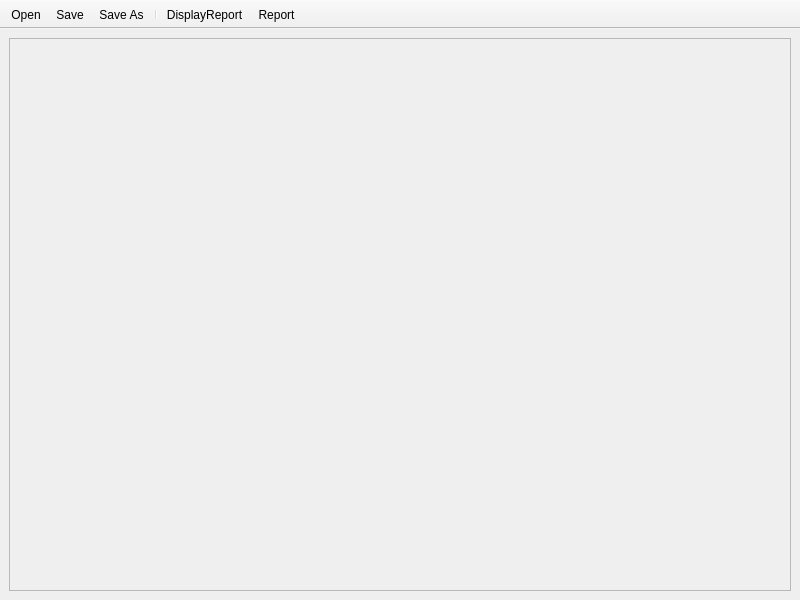
<?xml version="1.0" encoding="UTF-8"?>
<ui version="4.0">
 <class>MainWindow</class>
 <widget class="QMainWindow" name="MainWindow">
  <property name="geometry">
   <rect>
    <x>0</x>
    <y>0</y>
    <width>800</width>
    <height>600</height>
   </rect>
  </property>
  <property name="windowTitle">
   <string>MainWindow</string>
  </property>
  <widget class="QWidget" name="centralwidget">
   <layout class="QGridLayout" name="gridLayout">
    <item row="0" column="0">
     <widget class="QFrame" name="frame">
      <property name="frameShape">
       <enum>QFrame::StyledPanel</enum>
      </property>
      <property name="frameShadow">
       <enum>QFrame::Raised</enum>
      </property>
      <layout class="QHBoxLayout" name="horizontalLayout"/>
     </widget>
    </item>
   </layout>
  </widget>
  <widget class="QMenuBar" name="menubar">
   <property name="geometry">
    <rect>
     <x>0</x>
     <y>0</y>
     <width>800</width>
     <height>22</height>
    </rect>
   </property>
  </widget>
  <widget class="QToolBar" name="toolBar">
   <property name="windowTitle">
    <string>toolBar</string>
   </property>
   <property name="movable">
    <bool>false</bool>
   </property>
   <property name="iconSize">
    <size>
     <width>36</width>
     <height>36</height>
    </size>
   </property>
   <attribute name="toolBarArea">
    <enum>TopToolBarArea</enum>
   </attribute>
   <attribute name="toolBarBreak">
    <bool>false</bool>
   </attribute>
   <addaction name="actionOpen"/>
   <addaction name="actionSave"/>
   <addaction name="actionSaveAs"/>
   <addaction name="separator"/>
   <addaction name="actionDisplayReport"/>
   <addaction name="actionReport"/>
  </widget>
  <action name="actionOpen">
   <property name="icon">
    <iconset resource="resources/resource.qrc">
     <normaloff>:/icons/folder.png</normaloff>:/icons/folder.png</iconset>
   </property>
   <property name="text">
    <string>Open...</string>
   </property>
   <property name="shortcut">
    <string>Ctrl+O</string>
   </property>
  </action>
  <action name="actionSaveAs">
   <property name="icon">
    <iconset resource="resources/resource.qrc">
     <normaloff>:/icons/save_as.png</normaloff>:/icons/save_as.png</iconset>
   </property>
   <property name="text">
    <string>Save As...</string>
   </property>
   <property name="shortcut">
    <string>Ctrl+Shift+S</string>
   </property>
  </action>
  <action name="actionReport">
   <property name="icon">
    <iconset resource="resources/resource.qrc">
     <normaloff>:/icons/clock.png</normaloff>:/icons/clock.png</iconset>
   </property>
   <property name="text">
    <string>Report...</string>
   </property>
  </action>
  <action name="actionDisplayReport">
   <property name="icon">
    <iconset resource="resources/resource.qrc">
     <normaloff>:/icons/clock_show.png</normaloff>:/icons/clock_show.png</iconset>
   </property>
   <property name="text">
    <string>DisplayReport</string>
   </property>
  </action>
  <action name="actionSave">
   <property name="icon">
    <iconset resource="resources/resource.qrc">
     <normaloff>:/icons/save.png</normaloff>:/icons/save.png</iconset>
   </property>
   <property name="text">
    <string>Save</string>
   </property>
   <property name="toolTip">
    <string>Save</string>
   </property>
   <property name="shortcut">
    <string>Ctrl+S</string>
   </property>
  </action>
 </widget>
 <resources>
  <include location="resources/resource.qrc"/>
 </resources>
 <connections/>
</ui>
